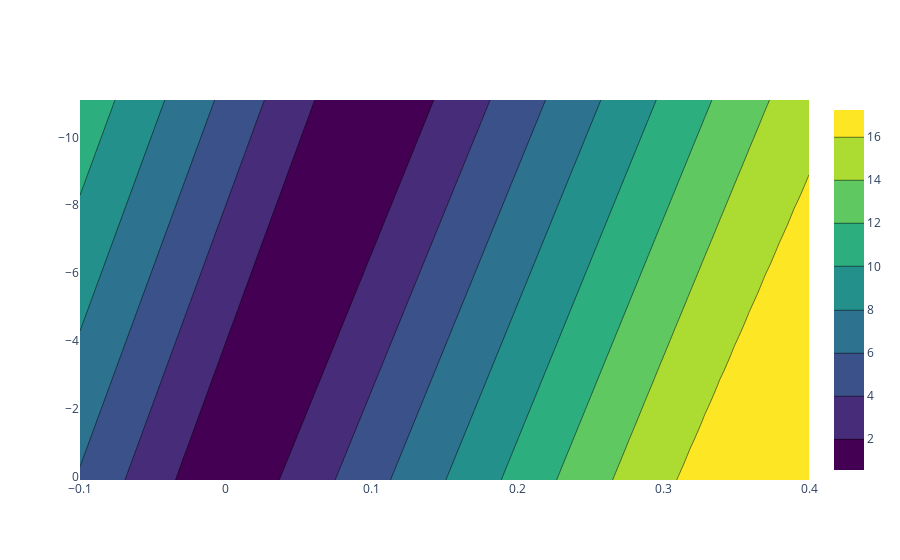

The notebook cell saved with this chart:
### Code cell
theta0s = np.linspace(-11, 0, 20)
theta1s = np.linspace(0, 0.3, 20)
loss_contour_plot(theta0s, theta1s, mean_ce_loss, nba["PTS"], nba["WON"], flip_axes = True)
